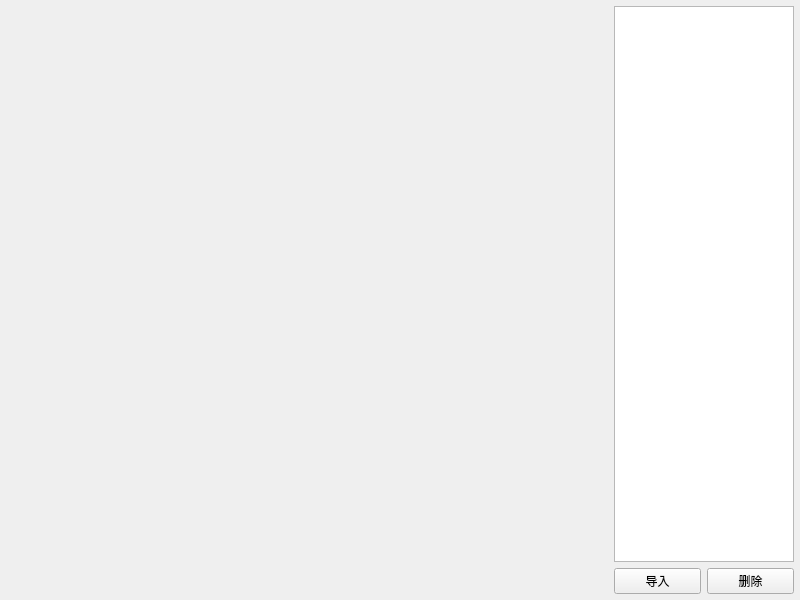
<?xml version="1.0" encoding="UTF-8"?>
<ui version="4.0">
 <class>frmConfigMap</class>
 <widget class="QWidget" name="frmConfigMap">
  <property name="geometry">
   <rect>
    <x>0</x>
    <y>0</y>
    <width>800</width>
    <height>600</height>
   </rect>
  </property>
  <property name="windowTitle">
   <string>Form</string>
  </property>
  <layout class="QHBoxLayout" name="horizontalLayout">
   <property name="leftMargin">
    <number>6</number>
   </property>
   <property name="topMargin">
    <number>6</number>
   </property>
   <property name="rightMargin">
    <number>6</number>
   </property>
   <property name="bottomMargin">
    <number>6</number>
   </property>
   <item>
    <widget class="QLabel" name="labMap">
     <property name="text">
      <string/>
     </property>
     <property name="alignment">
      <set>Qt::AlignCenter</set>
     </property>
    </widget>
   </item>
   <item>
    <widget class="QWidget" name="widgetRight" native="true">
     <property name="minimumSize">
      <size>
       <width>180</width>
       <height>0</height>
      </size>
     </property>
     <property name="maximumSize">
      <size>
       <width>180</width>
       <height>16777215</height>
      </size>
     </property>
     <layout class="QVBoxLayout" name="verticalLayout">
      <property name="leftMargin">
       <number>0</number>
      </property>
      <property name="topMargin">
       <number>0</number>
      </property>
      <property name="rightMargin">
       <number>0</number>
      </property>
      <property name="bottomMargin">
       <number>0</number>
      </property>
      <item>
       <widget class="QListWidget" name="listWidget">
        <property name="horizontalScrollBarPolicy">
         <enum>Qt::ScrollBarAlwaysOff</enum>
        </property>
       </widget>
      </item>
      <item>
       <widget class="QWidget" name="widget" native="true">
        <layout class="QHBoxLayout" name="horizontalLayout_2">
         <property name="leftMargin">
          <number>0</number>
         </property>
         <property name="topMargin">
          <number>0</number>
         </property>
         <property name="rightMargin">
          <number>0</number>
         </property>
         <property name="bottomMargin">
          <number>0</number>
         </property>
         <item>
          <widget class="QPushButton" name="btnInput">
           <property name="text">
            <string>导入</string>
           </property>
           <property name="icon">
            <iconset resource="../../other/main.qrc">
             <normaloff>:/image/btn_get.png</normaloff>:/image/btn_get.png</iconset>
           </property>
          </widget>
         </item>
         <item>
          <widget class="QPushButton" name="btnDelete">
           <property name="text">
            <string>删除</string>
           </property>
           <property name="icon">
            <iconset resource="../../other/main.qrc">
             <normaloff>:/image/btn_close.png</normaloff>:/image/btn_close.png</iconset>
           </property>
          </widget>
         </item>
        </layout>
       </widget>
      </item>
     </layout>
    </widget>
   </item>
  </layout>
 </widget>
 <resources>
  <include location="../../other/main.qrc"/>
 </resources>
 <connections/>
</ui>
